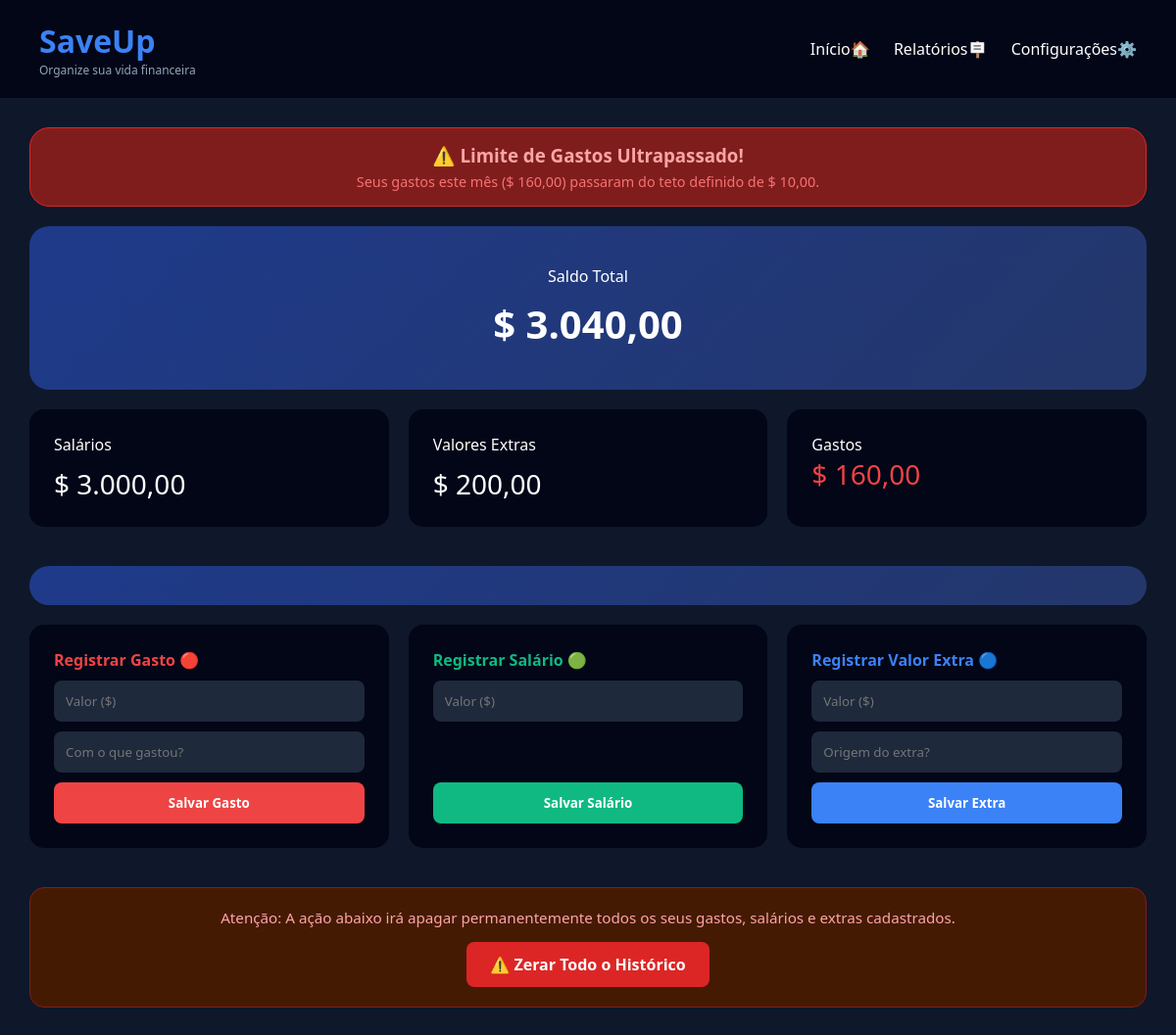
Screenshot of /saveup/inicio.php (signed in) with the database file from the repository.
### tables this page shows
CREATE TABLE `configuracoes` (
  `id` int(11) NOT NULL,
  `usuario_id` int(11) NOT NULL,
  `nome_usuario` varchar(100) DEFAULT NULL,
  `moeda` varchar(10) DEFAULT 'BRL',
  `notificacoes` tinyint(1) DEFAULT '1',
  `limite_gastos` decimal(10,2) DEFAULT '0.00'
);

### saveup/inicio.php (the view, shortened to what this page needs)
<?php
include("conexao.php");
$id = $_SESSION["usuario_id"];
$salario = 0;
$extra = 0;
$gasto = 0;
$sql = $conn->query("
    SELECT saldo_atual
    FROM saldo
    WHERE usuario_id=$id
");
if($sql->num_rows > 0){
    $dado = $sql->fetch_assoc();
    $saldo = $dado["saldo_atual"];
}else{
    $saldo = 0;
}
$salarios = $conn->query("
    SELECT SUM(valor) total
    FROM salarios
    WHERE usuario_id=$id
");
if($linha=$salarios->fetch_assoc()){
    $salario = $linha["total"] ?? 0;
}
$extras = $conn->query("
    SELECT SUM(valor) total
    FROM valores_extras
    WHERE usuario_id=$id
");
if($linha=$extras->fetch_assoc()){
    $extra = $linha["total"] ?? 0;
}
$gastos = $conn->query("
    SELECT SUM(valor) total
    FROM gastos
    WHERE usuario_id=$id
");
if($linha=$gastos->fetch_assoc()){
    $gasto = $linha["total"] ?? 0;
}
$total = $saldo + $salario + $extra - $gasto;
$sinalMoeda = "R$";
$buscarMoeda = $conn->query("SELECT moeda FROM configuracoes WHERE usuario_id=$id");
if($buscarMoeda && $buscarMoeda->num_rows > 0){
    $regMoeda = $buscarMoeda->fetch_assoc();
    if($regMoeda["moeda"] == "USD") {
        $sinalMoeda = "$";
    } elseif($regMoeda["moeda"] == "EUR") {
        $sinalMoeda = "€";
    }
}
$limiteDefinido = 0;
$gastosMesAtual = 0;
$exibirAlertaMeta = false;
$buscarConfig = $conn->query("SELECT limite_gastos FROM configuracoes WHERE usuario_id=$id");
if($buscarConfig && $buscarConfig->num_rows > 0) {
    $configData = $buscarConfig->fetch_assoc();
    $limiteDefinido = $configData["limite_gastos"];
}
if($limiteDefinido > 0) {
    $mesAtual = date('m');
    $anoAtual = date('Y');
    $sqlGastosMes = $conn->query("
        SELECT SUM(valor) total
        FROM gastos
        WHERE usuario_id=$id AND MONTH(data_gasto) = '$mesAtual' AND YEAR(data_gasto) = '$anoAtual'
    ");
    if($linhaMes = $sqlGastosMes->fetch_assoc()) {
        $gastosMesAtual = $linhaMes["total"] ?? 0;
    }
    if($gastosMesAtual > $limiteDefinido) {
        $exibirAlertaMeta = true;
    }
}
?>
<!DOCTYPE html>
<html lang="pt-br">
<head>
    <link rel="stylesheet" href="estilizacao.css">
</head>
<body>
<header class="navbar">
    <div class="logo-container">
        <h1 class="logo-text">SaveUp</h1>
        <p class="tagline">Organize sua vida financeira</p>
    </div>
    <nav class="menu-links">
        <a href="inicio.php">Início🏠</a>
        <a href="relatorio.php">Relatórios🪧</a>
        <a href="config.php">Configurações⚙️</a>
    </nav>
</header>
<main class="dashboard-grid">
    <?php if($exibirAlertaMeta){ ?>
        <div class="card-hero" style="background: #7f1d1d; border: 1px solid #dc2626; padding: 15px; margin-bottom: 20px; text-align: center;">
            <h3 style="color: #fca5a5; margin: 0;">⚠️ Limite de Gastos Ultrapassado!</h3>
            <p style="color: #f87171; font-size: 0.9rem; margin-top: 5px; margin-bottom: 0;">
                Seus gastos este mês (<?= $sinalMoeda ?> <?= number_format($gastosMesAtual, 2, ',', '.') ?>) passaram do teto definido de <?= $sinalMoeda ?> <?= number_format($limiteDefinido, 2, ',', '.') ?>.
            </p>
        </div>
    <?php } ?>
    <section class="hero-section">
        <div class="card-hero">
            <span class="label">Saldo Total</span>
            <h2 class="value-large"><?= $sinalMoeda ?> <?= number_format($total,2,",",".") ?></h2>
        </div>
    </section>
    <section class="cards-row">
        <div class="card-item">
            <span class="label">Salários</span>
            <p class="value-medium"><?= $sinalMoeda ?> <?= number_format($salario,2,",",".") ?></p>
        </div>
        <div class="card-item">
            <span class="label">Valores Extras</span>
            <p class="value-medium"><?= $sinalMoeda ?> <?= number_format($extra,2,",",".") ?></p>
        </div>
        <div class="card-item">
            <span class="label">Gastos</span>
            <p class="value-negative"><?= $sinalMoeda ?> <?= number_format($gasto,2,",",".") ?></p>
        </div>
    </section>
    <div class="card-hero" style="margin-top: 40px; padding: 20px;">
    </div>
    <section class="cards-row">
        <div class="card-item">
            <span class="label" style="color: #ef4444; font-weight: bold;">Registrar Gasto 🔴</span>
            <form action="salvar_gasto.php" method="POST">
                <input type="number" step="0.01" name="valor" required placeholder="Valor (<?= $sinalMoeda ?>)">
                <input type="text" name="descricao" required placeholder="Com o que gastou?">
                <button type="submit" style="width: 100%; background: #ef4444;">Salvar Gasto</button>
            </form>
        </div>
        <div class="card-item">
            <span class="label" style="color: #10b981; font-weight: bold;">Registrar Salário 🟢</span>
            <form action="salvar_salario.php" method="POST">
                <input type="number" step="0.01" name="valor" required placeholder="Valor (<?= $sinalMoeda ?>)">
                <div style="height: 52px;"></div>
                <button type="submit" style="width: 100%; background: #10b981;">Salvar Salário</button>
            </form>
        </div>
        <div class="card-item">
            <span class="label" style="color: #3b82f6; font-weight: bold;">Registrar Valor Extra 🔵</span>
            <form action="salvar_extra.php" method="POST">
                <input type="number" step="0.01" name="valor" required placeholder="Valor (<?= $sinalMoeda ?>)">
                <input type="text" name="descricao" required placeholder="Origem do extra?">
                <button type="submit" style="width: 100%; background: #3b82f6;">Salvar Extra</button>
            </form>
        </div>
    </section>
    <section class="details-column" style="margin-top: 40px; border: 1px solid #7f1d1d; background: #451a03; text-align: center; padding: 20px;">
        <p style="color: #fca5a5; margin-bottom: 15px; font-size: 0.95rem;">Atenção: A ação abaixo irá apagar permanentemente todos os seus gastos, salários e extras cadastrados.</p>
        <a href="zerar_dados.php" onclick="return confirm('Tem certeza absoluta que deseja apagar todo o seu histórico financeiro?')" style="display: inline-block; padding: 12px 24px; background: #dc2626; color: #fff; text-decoration: none; font-weight: bold; border-radius: 8px;">
            ⚠️ Zerar Todo o Histórico
        </a>
    </section>
</main>
</body>
</html>

### saveup/estilizacao.css (style rules this page uses)
* { margin:0; padding:0; box-sizing:border-box; font-family:'Segoe UI',sans-serif; }
body { background:#0f172a; color:white; min-height:100vh; }
input, select { width:100%; padding:12px; margin-top:10px; border:none; border-radius:8px; background:#1e293b; color:white; }
button { padding:12px 20px; border:none; border-radius:8px; background:#24376B; color:white; font-weight:bold; cursor:pointer; margin-top:10px; transition:.3s; }
.navbar { display:flex; justify-content:space-between; align-items:center; padding:20px 40px; background:#020617; }
.menu-links a { color:white; text-decoration:none; margin-left:20px; }
.dashboard-grid { padding:30px; max-width:1200px; margin:auto; }
.card-hero { background:linear-gradient( 135deg, #1e3a8a, #24376B ); padding:40px; border-radius:20px; text-align:center; }
.cards-row { display:flex; gap:20px; margin-top:20px; flex-wrap:wrap; }
.card-item { flex:1; min-width:250px; background:#020617; padding:25px; border-radius:15px; }
.value-large { font-size:40px; margin-top:10px; }
.value-medium { font-size:28px; margin-top:10px; }
.value-negative { font-size:28px; color:#ef4444; }
.details-column { background:#020617; padding:25px; margin-top:25px; border-radius:15px; }
.logo-text { color:#3b82f6; }
.tagline { color:#94a3b8; font-size:12px; }

### rows the page displays
configuracoes: moeda "$", limite_gastos "10,00", valor "Valor ($)"

### other values shown
$gastosMesAtual "160,00"
$total "3.040,00"
$salario "3.000,00"
$extra "200,00"
$gasto "160,00"
